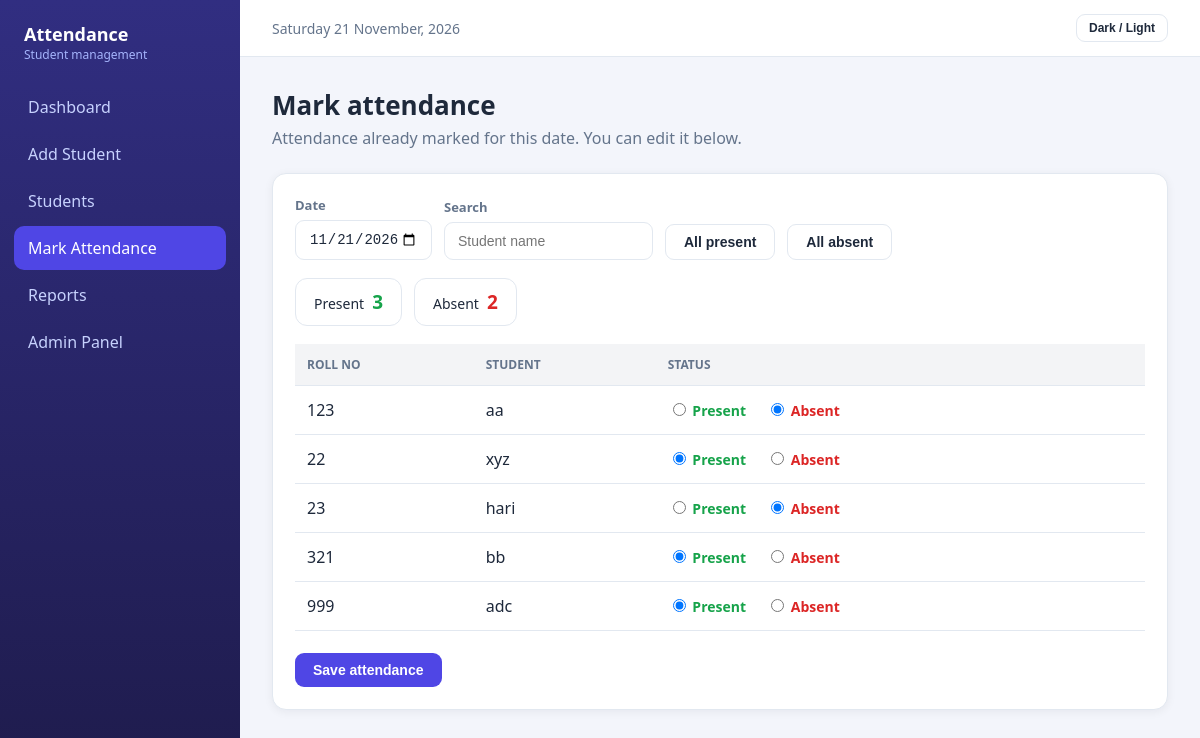
Page /mark/ (signed in) on the committed database.
### attendance/models.py (models this page shows, shortened)
class Student(models.Model):
    roll_no = models.CharField(max_length=30, unique=True)
    name = models.CharField(max_length=100)
    email = models.EmailField(unique=True)
    course = models.CharField(max_length=100)
    phone = models.CharField(max_length=15, blank=True)

class Attendance(models.Model):
    STATUS_CHOICES = [
        ('Present', 'Present'),
        ('Absent', 'Absent'),
    ]
    student = models.ForeignKey(Student, on_delete=models.CASCADE)
    date = models.DateField()
    status = models.CharField(max_length=10, choices=STATUS_CHOICES)
    class Meta:
        unique_together = ('student', 'date')

### attendance/views.py (the view, shortened to what this page needs)
# urls.py: path("mark/", views.mark_attendance, name="mark_attendance"),
@login_required
def mark_attendance(request):
    today = timezone.localdate()
    try:
        date = datetime.date.fromisoformat(request.GET.get("date", ""))
    except ValueError:
        date = today
    existing = {a.student_id: a.status for a in Attendance.objects.filter(date=date)}
    students = list(Student.objects.order_by("roll_no"))
    for s in students:
        s.current = existing.get(s.id, "Present")
    return render(request, "mark_attendance.html", {
        "students": students,
        "date": date.isoformat(),
        "today": today.isoformat(),
        "already": bool(existing),
    })

### attendance/templates/mark_attendance.html (shortened to what this page needs)
<!DOCTYPE html>
<html lang="en">
<head>
</head>
<body>
<aside class="sidebar">
  <div class="brand">Attendance<small>Student management</small></div>
  <a href="/">Dashboard</a>
  <a href="/add/">Add Student</a>
  <a href="/students/">Students</a>
  <a href="/mark/">Mark Attendance</a>
  <a href="/reports/">Reports</a>
  <a href="/admin/">Admin Panel</a>
</aside>
<div class="content">
  <div class="topbar">
    <span id="today"></span>
    <button class="btn light sm" id="theme" type="button">Dark / Light</button>
  </div>
  <div class="page">
    <h1>Mark attendance</h1>
    <p class="sub">{% if already %}Attendance already marked for this date. You can edit it below.{% else %}Select a date and mark each student.{% endif %}</p>
    <div class="panel">
      <form method="post">
        <div class="toolbar">
          <div><label>Date</label><input type="date" name="date" id="date" value="{{ date }}" max="{{ today }}" required></div>
          <div><label>Search</label><input type="text" id="search" placeholder="Student name"></div>
          <button type="button" class="btn light" onclick="markAll('Present')">All present</button>
          <button type="button" class="btn light" onclick="markAll('Absent')">All absent</button>
        </div>
        <div class="chips">
          <div class="chip">Present<b id="cp" style="color:var(--green)">0</b></div>
          <div class="chip">Absent<b id="ca" style="color:var(--red)">0</b></div>
        </div>
        <div class="scroll">
          <table id="table">
            <tr><th>Roll no</th><th>Student</th><th>Status</th></tr>
            {% for s in students %}
            <tr>
              <td>{{ s.roll_no }}</td>
              <td>{{ s.name }}</td>
              <td>
                <label class="opt p"><input type="radio" name="status_{{ s.id }}" value="Present" {% if s.current == "Present" %}checked{% endif %}> Present</label>
                <label class="opt a"><input type="radio" name="status_{{ s.id }}" value="Absent" {% if s.current == "Absent" %}checked{% endif %}> Absent</label>
              </td>
            </tr>
            {% empty %}
            <tr><td colspan="3" class="empty">Add students first.</td></tr>
            {% endfor %}
          </table>
        </div>
        <br>
        <button class="btn" type="submit">Save attendance</button>
      </form>
    </div>
  </div>
</div>
</body>
</html>

### attendance/templates/mark_attendance.html (style rules this page uses)
:root { --bg:#f3f5fb;--card:#fff;--text:#1e293b;--muted:#64748b;--primary:#4f46e5;--dark:#4338ca;--border:#e2e8f0;--green:#16a34a;--red:#dc2626;--amber:#d97706 }
* { box-sizing:border-box }
body { margin:0;font-family:"Segoe UI",Arial,sans-serif;background:var(--bg);color:var(--text) }
.sidebar { position:fixed;top:0;bottom:0;left:0;width:240px;padding:22px 14px;background:linear-gradient(180deg,#312e81,#1e1b4b);color:#fff }
.brand { padding:0 10px 22px;font-size:18px;font-weight:700 }
.brand small { display:block;font-size:12px;font-weight:400;color:#a5b4fc }
.sidebar a { display:block;padding:11px 14px;margin-bottom:3px;border-radius:10px;color:#c7d2fe;text-decoration:none }
.sidebar a.active { background:var(--primary);color:#fff }
.content { margin-left:240px }
.topbar { display:flex;justify-content:space-between;align-items:center;padding:14px 32px;background:var(--card);border-bottom:1px solid var(--border) }
#today { color:var(--muted);font-size:14px }
.page { padding:30px 32px;max-width:1200px }
h1 { margin:0 0 4px;font-size:26px }
.sub { margin:0 0 24px;color:var(--muted) }
.panel { margin-top:20px;padding:22px;background:var(--card);border:1px solid var(--border);border-radius:14px;box-shadow:0 2px 10px rgba(15,23,42,.06) }
.scroll { overflow-x:auto }
table { width:100%;border-collapse:collapse }
th { padding:12px;text-align:left;font-size:12px;text-transform:uppercase;color:var(--muted);background:rgba(100,116,139,.08);border-bottom:1px solid var(--border) }
td { padding:13px 12px;border-bottom:1px solid var(--border) }
.btn { display:inline-block;padding:9px 18px;border:0;border-radius:9px;background:var(--primary);color:#fff;font-size:14px;font-weight:600;text-decoration:none;cursor:pointer }
.btn.light { background:transparent;color:var(--text);border:1px solid var(--border) }
.btn.sm { padding:6px 12px;font-size:12px }
input { padding:10px 13px;border:1px solid var(--border);border-radius:9px;background:var(--card);color:var(--text);font-size:14px }
label { display:block;margin-bottom:6px;font-size:13px;font-weight:600;color:var(--muted) }
.toolbar { display:flex;flex-wrap:wrap;gap:12px;align-items:flex-end;margin-bottom:18px }
.chips { display:flex;flex-wrap:wrap;gap:12px;margin-bottom:18px }
.chip { padding:10px 18px;background:var(--card);border:1px solid var(--border);border-radius:12px;font-size:14px }
.chip b { margin-left:8px;font-size:19px }
.opt { display:inline;margin-right:16px;cursor:pointer;font-weight:600;font-size:14px }
.opt.p { color:var(--green) }
.opt.a { color:var(--red) }

### rows in the picture
Student: roll_no "123", name "aa", id "☐ Present", id "☑ Absent"
Student: roll_no "22", name "xyz", id "☑ Present", id "☐ Absent"
Student: roll_no "23", name "hari", id "☐ Present", id "☑ Absent"
Student: roll_no "321", name "bb", id "☑ Present", id "☐ Absent"
Student: roll_no "999", name "adc", id "☑ Present", id "☐ Absent"
